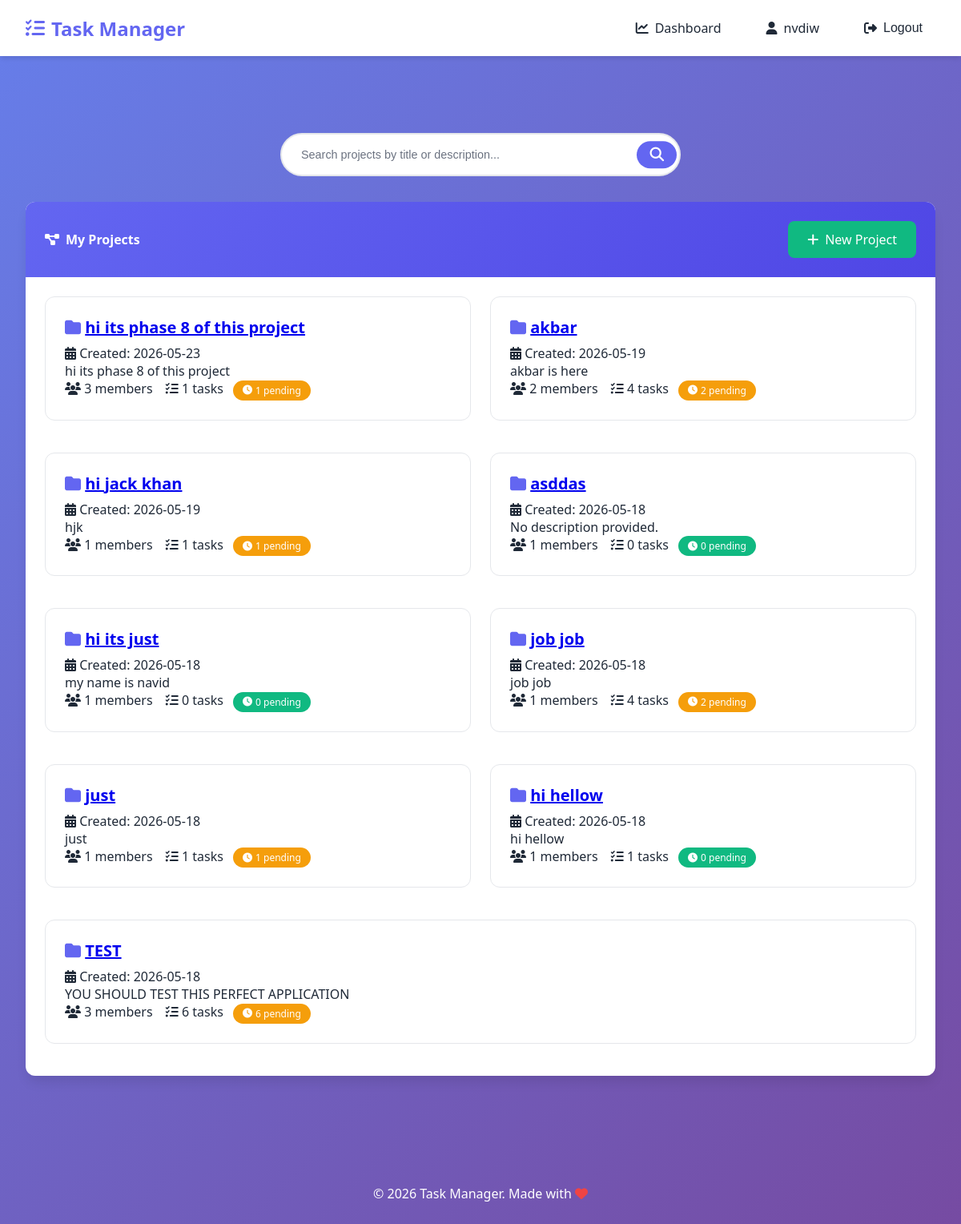
/search_projects/ (signed in), run on the app's committed database.
### tasks/models.py (models this page shows, shortened)
class Project(models.Model):
    title = models.CharField(max_length=200, verbose_name="Project Title")
    description = models.TextField(verbose_name="Description", blank=True)
    created_by = models.ForeignKey(
        User,
        on_delete=models.CASCADE,
        related_name='projects_created',
        verbose_name="Created By"
    )
    members = models.ManyToManyField(
        User,
        related_name='projects',
        blank=True,
        verbose_name="Team Members"
    )
    created_at = models.DateTimeField(auto_now_add=True, verbose_name="Created At")
    updated_at = models.DateTimeField(auto_now=True, verbose_name="Last Updated")
    def incomplete_tasks_count(self):
        return self.tasks.exclude(status=Task.Status.DONE).count()
    class Meta:
        verbose_name = "Project"
        verbose_name_plural = "Projects"
        ordering = ['-created_at']

### tasks/views.py (the view)
# urls.py: path('search_projects/', views.search_projects, name="search_projects"),
@login_required
def search_projects(request):
    q = request.GET.get('q', '')
    projects = Project.objects.filter(
        Q(members=request.user) | Q(created_by=request.user)).distinct()
    if q:
        projects = projects.filter(
            Q(title__icontains=q) | Q(description__icontains=q)
        )
    return render(request, 'tasks/project_list.html', {
        'projects': projects,
        'search_query': q,
    })

### templates/tasks/project_list.html (shortened to what this page needs)
{% extends 'base.html' %}
{% block content %}
<div class="search-form">
    <form action="{% url 'tasks:search_projects' %}" method="GET">
        <div class="search-wrapper">
            <input
                type="text"
                name="q"
                id="q"
                class="search-input"
                placeholder="Search projects by title or description..."
                value="{{ search_query }}"
            >
            <button type="submit" class="search-button">
                <i class="fas fa-search"></i>
            </button>
        </div>
    </form>
</div>
<div class="card">
    <div class="card-header" style="display: flex; justify-content: space-between; align-items: center;">
        <h4><i class="fas fa-project-diagram"></i> My Projects</h4>
        <a href="{% url 'tasks:project_create' %}" class="btn btn-success">
            <i class="fas fa-plus"></i> New Project
        </a>
    </div>
    <div class="card-body">
        {% if projects %}
            <div class="row">
                {% for project in projects %}
                    <div class="col-md-6">
                        <div class="project-card">
                            <div class="project-title">
                                <i class="fas fa-folder"></i>
                                <a href="{% url 'tasks:project_detail' project.pk %}">{{ project.title }}</a>
                            </div>
                            <p class="text-muted">
                                <i class="fas fa-calendar-alt"></i> Created: {{ project.created_at|date:"Y-m-d" }}
                            </p>
                            <p>{{ project.description|truncatewords:20|default:"No description provided." }}</p>
                            <div class="text-muted">
                                <i class="fas fa-users"></i> {{ project.members.count }} members
                                <i class="fas fa-tasks ms-3"></i> {{ project.tasks.count }} tasks
                                <span class="badge {% if project.incomplete_tasks_count > 0 %}bg-warning{% else %}bg-success{% endif %}" style="margin-left: 0.5rem;">
                                    <i class="fas fa-clock"></i> {{ project.incomplete_tasks_count }} pending
                                </span>
                            </div>
                        </div>
                    </div>
                {% endfor %}
            </div>
        {% endif %}
    </div>
</div>
{% endblock %}

### templates/base.html (shortened to what this page needs)
{% load static %}
<!DOCTYPE html>
<html lang="en">
<head>
    <link rel="stylesheet" href="https://cdnjs.cloudflare.com/ajax/libs/font-awesome/6.5.1/css/all.min.css">
    <link rel="stylesheet" href="{% static 'css/style.css' %}">
</head>
<body>
    <nav class="navbar">
        <div class="navbar-container">
            <a class="navbar-brand" href="/">
                <i class="fas fa-tasks"></i>
                Task Manager
            </a>
            <div class="navbar-menu">
                {% if user.is_authenticated %}
                    <a class="nav-link" href="{% url 'tasks:dashboard' %}">
                        <i class="fas fa-chart-line"></i>
                        Dashboard
                    </a>
                    <a class="nav-link" href="{% url 'accounts:profile' user.id %}">
                        <i class="fas fa-user"></i>
                        {{ user.username }}
                    </a>
                    <form method="post" action="{% url 'accounts:logout' %}" style="display: inline;">
                        <button type="submit" class="nav-link btn-logout">
                            <i class="fas fa-sign-out-alt"></i>
                            Logout
                        </button>
                    </form>
                {% endif %}
            </div>
        </div>
    </nav>
    <div class="container">
    </div>
    <main class="container">
        {% block content %}
        {% endblock %}
    </main>
    <footer class="footer">
        <p>&copy; 2026 Task Manager. Made with <i class="fas fa-heart" style="color: #ef4444;"></i></p>
    </footer>
</body>
</html>

### static/css/style.css (style rules this page uses)
:root { --primary: #6366f1; --primary-dark: #4f46e5; --primary-light: #818cf8; --secondary: #10b981; --secondary-dark: #059669; --danger: #ef4444; --danger-dark: #dc2626; --warning: #f59e0b; --info: #3b82f6; --dark: #1f2937; --light: #f9fafb; --gray: #6b7280; --gray-light: #e5e7eb; --white: #ffffff; --shadow: 0 4px 6px -1px rgba(0, 0, 0, 0.1); --shadow-lg: 0 10px 15px -3px rgba(0, 0, 0, 0.1); --radius: 12px; --radius-sm: 8px; }
* { margin: 0; padding: 0; box-sizing: border-box; }
body { font-family: 'Segoe UI', Tahoma, Geneva, Verdana, sans-serif; background: linear-gradient(135deg, #667eea 0%, #764ba2 100%); min-height: 100vh; color: var(--dark); }
.navbar { background: var(--white); box-shadow: var(--shadow); padding: 1rem 2rem; position: sticky; top: 0; z-index: 1000; }
.navbar-container { max-width: 1280px; margin: 0 auto; display: flex; justify-content: space-between; align-items: center; flex-wrap: wrap; gap: 1rem; }
.navbar-brand { font-size: 1.5rem; font-weight: bold; color: var(--primary); text-decoration: none; display: flex; align-items: center; gap: 0.5rem; }
.navbar-menu { display: flex; gap: 1.5rem; align-items: center; flex-wrap: wrap; }
.nav-link { color: var(--dark); text-decoration: none; display: flex; align-items: center; gap: 0.5rem; padding: 0.5rem 1rem; border-radius: var(--radius-sm); transition: all 0.3s ease; }
.btn-logout { background: none; border: none; cursor: pointer; font-size: 1rem; }
.container { max-width: 1280px; margin: 0 auto; padding: 2rem; }
.card { background: var(--white); border-radius: var(--radius); box-shadow: var(--shadow-lg); overflow: hidden; margin-bottom: 1.5rem; }
.card-header { padding: 1.5rem; background: linear-gradient(135deg, var(--primary) 0%, var(--primary-dark) 100%); color: var(--white); }
.card-header h4 { margin: 0; display: flex; align-items: center; gap: 0.5rem; }
.card-body { padding: 1.5rem; }
.btn { display: inline-flex; align-items: center; gap: 0.5rem; padding: 0.75rem 1.5rem; border: none; border-radius: var(--radius-sm); font-size: 1rem; font-weight: 500; cursor: pointer; transition: all 0.3s ease; text-decoration: none; }
.btn-success { background: var(--secondary); color: var(--white); }
.row { display: flex; flex-wrap: wrap; gap: 1.5rem; }
.col-md-6 { flex: 1; min-width: 350px; }
.footer { text-align: center; padding: 2rem; color: var(--white); margin-top: 3rem; }
.project-card { background: var(--white); border-radius: var(--radius); padding: 1.5rem; margin-bottom: 1rem; transition: all 0.3s ease; border: 1px solid var(--gray-light); }
.project-title { font-size: 1.25rem; font-weight: bold; color: var(--primary); margin-bottom: 0.5rem; }
.badge { display: inline-flex; align-items: center; gap: 0.25rem; padding: 0.25rem 0.75rem; border-radius: 9999px; font-size: 0.75rem; font-weight: 500; background: var(--gray-light); color: var(--dark); }
.ms-3 { margin-left: 0.75rem; }
.search-form { margin-bottom: 2rem; width: 100%; }
.search-wrapper { position: relative; width: 100%; max-width: 500px; margin: 0 auto; }
.search-input { width: 100%; padding: 1rem 3rem 1rem 1.5rem; font-size: 1rem; border: 2px solid var(--gray-light); border-radius: 50px; background: var(--white); transition: all 0.3s ease; outline: none; }
.search-input::placeholder { color: var(--gray); font-size: 0.9rem; }
.search-button { position: absolute; right: 5px; top: 50%; transform: translateY(-50%); background: var(--primary); border: none; color: var(--white); cursor: pointer; padding: 0.5rem 1rem; border-radius: 50px; font-size: 1.1rem; transition: all 0.3s ease; display: flex; align-items: center; gap: 0.5rem; }
.bg-warning { background: var(--warning); color: white; }
.bg-success { background: var(--secondary); color: white; }
.badge.bg-warning { background: #f59e0b; color: white; }

### data on the page
Project: title "hi its phase 8 of this project", created_at "2026-05-23", description "hi its phase 8 of this project", members.count "3", tasks.count "1", incomplete_tasks_count "1"
Project: title "akbar", created_at "2026-05-19", description "akbar is here", members.count "2", tasks.count "4", incomplete_tasks_count "2"
Project: title "hi jack khan", created_at "2026-05-19", description "hjk", members.count "1", tasks.count "1", incomplete_tasks_count "1"
Project: title "asddas", created_at "2026-05-18", description "No description provided.", members.count "1", tasks.count "0", incomplete_tasks_count "0"
Project: title "hi its just", created_at "2026-05-18", description "my name is navid", members.count "1", tasks.count "0", incomplete_tasks_count "0"
Project: title "job job", created_at "2026-05-18", description "job job", members.count "1", tasks.count "4", incomplete_tasks_count "2"
Project: title "just", created_at "2026-05-18", description "just", members.count "1", tasks.count "1", incomplete_tasks_count "1"
Project: title "hi hellow", created_at "2026-05-18", description "hi hellow", members.count "1", tasks.count "1", incomplete_tasks_count "0"
Project: title "TEST", created_at "2026-05-18", description "YOU SHOULD TEST THIS PERFECT APPLICATION", members.count "3", tasks.count "6", incomplete_tasks_count "6"

### other printed values
{{ user.username }} "nvdiw"
